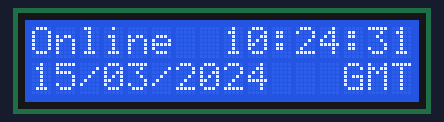
This sketch was run on a simulated ESP32. Shown: 16×2 character LCD. WiFi joins after 1.5 s; servers stay silent unless stated; the local clock reads 2024-03-15 10:24:30 at power-on unless the sketch sets it; what the sketch prints to the serial monitor is not drawn.

Above: at 1.7 s.
At 6.1 s:
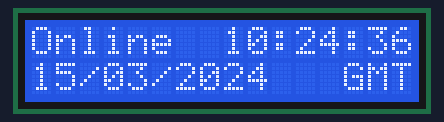
At 11.1 s:
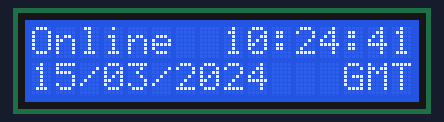
At 19.2 s:
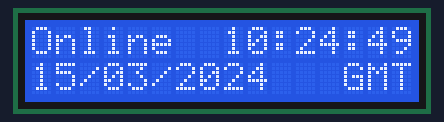
At 27.2 s:
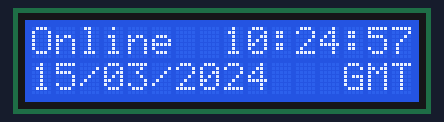
At 37.2 s:
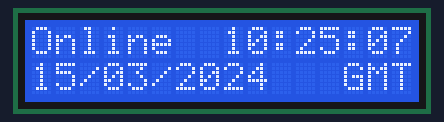

Measured:
- what the display in image 0 shows lasts 0.5 s, from 1.7 s to 2.2 s
- what the display in image 1 shows lasts 1.1 s, from 6.1 s to 7.2 s

The sketch:

ESP32_I2C_TIME.ino
```cpp
#include <WiFi.h>
#include <Wire.h>
#include <LiquidCrystal_I2C.h>  //ประกาศใช้งาน จอแบบ i2c

LiquidCrystal_I2C LCD = LiquidCrystal_I2C(0x27, 16, 2);  //กำหนด ตำแหน่ง และขนาดจอ

#define NTP_SERVER "3.th.pool.ntp.org"
#define UTC_OFFSET 25200
#define UTC_OFFSET_DST 25200

void spinner() {
  static int8_t counter = 0;
  const char* glyphs = "\xa1\xa5\xdb";
  LCD.setCursor(15, 1);
  LCD.print(glyphs[counter++]);
  if (counter == strlen(glyphs)) {
    counter = 0;
  }
}

void printLocalTime() {
  struct tm timeinfo;
  if (!getLocalTime(&timeinfo)) {
    LCD.setCursor(0, 1);
    LCD.println("Connection Err");
    return;
  }

  LCD.setCursor(8, 0);
  LCD.println(&timeinfo, "%H:%M:%S");

  LCD.setCursor(0, 1);
  LCD.println(&timeinfo, "%d/%m/%Y   %Z");
}

void setup() {
  Serial.begin(115200);

  LCD.init();       //เริ่มต้นใช้งาน LCD
  LCD.backlight();  //เปิดใช้ไฟพื้นหลัง
  LCD.setCursor(0, 0);
  LCD.print("Connecting to ");
  LCD.setCursor(0, 1);
  LCD.print("WiFi ");

  WiFi.begin("LIC-WIFI", "", 6);
  while (WiFi.status() != WL_CONNECTED) {
    delay(250);
    spinner();
  }

  Serial.println("");
  Serial.println("WiFi connected");
  Serial.print("IP address: ");
  Serial.println(WiFi.localIP());

  LCD.clear();
  LCD.setCursor(0, 0);
  LCD.println("Online");
  LCD.setCursor(0, 1);
  LCD.println("Updating time...");

  configTime(UTC_OFFSET, UTC_OFFSET_DST, NTP_SERVER);
}

void loop() {
  printLocalTime();
  delay(250);
}
```
